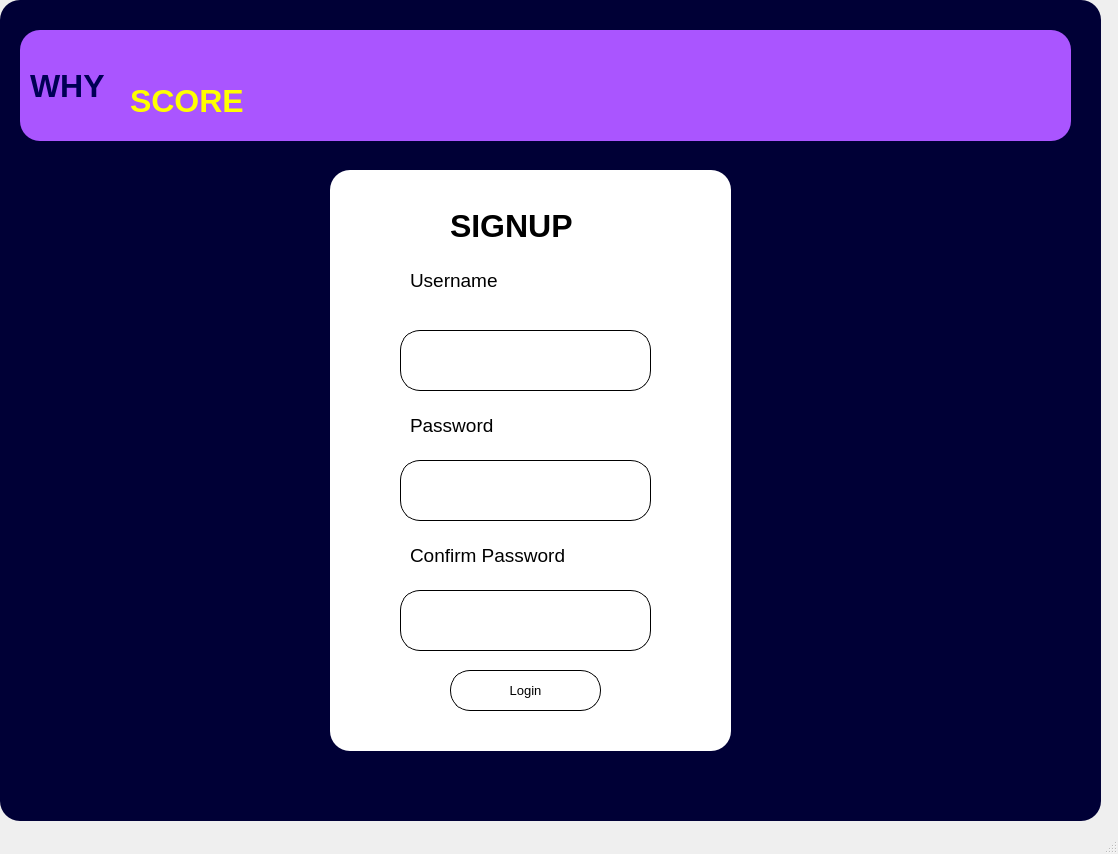
<?xml version="1.0" encoding="UTF-8"?>
<ui version="4.0">
 <class>MainWindow</class>
 <widget class="QMainWindow" name="MainWindow">
  <property name="geometry">
   <rect>
    <x>0</x>
    <y>0</y>
    <width>1118</width>
    <height>854</height>
   </rect>
  </property>
  <property name="windowTitle">
   <string>MainWindow</string>
  </property>
  <widget class="QWidget" name="centralwidget">
   <widget class="QFrame" name="frame_2">
    <property name="geometry">
     <rect>
      <x>0</x>
      <y>0</y>
      <width>1101</width>
      <height>821</height>
     </rect>
    </property>
    <property name="styleSheet">
     <string notr="true">background-color: rgb(0, 0, 54);
border-radius:20;
</string>
    </property>
    <property name="frameShape">
     <enum>QFrame::StyledPanel</enum>
    </property>
    <property name="frameShadow">
     <enum>QFrame::Raised</enum>
    </property>
    <widget class="QFrame" name="frame_4">
     <property name="geometry">
      <rect>
       <x>20</x>
       <y>30</y>
       <width>1051</width>
       <height>111</height>
      </rect>
     </property>
     <property name="styleSheet">
      <string notr="true">background-color: rgb(170, 85, 255);</string>
     </property>
     <property name="frameShape">
      <enum>QFrame::StyledPanel</enum>
     </property>
     <property name="frameShadow">
      <enum>QFrame::Raised</enum>
     </property>
     <widget class="QLineEdit" name="lineEdit">
      <property name="geometry">
       <rect>
        <x>20</x>
        <y>40</y>
        <width>113</width>
        <height>22</height>
       </rect>
      </property>
     </widget>
     <widget class="QLabel" name="label_7">
      <property name="geometry">
       <rect>
        <x>10</x>
        <y>30</y>
        <width>101</width>
        <height>51</height>
       </rect>
      </property>
      <property name="font">
       <font>
        <pointsize>24</pointsize>
        <weight>75</weight>
        <bold>true</bold>
       </font>
      </property>
      <property name="styleSheet">
       <string notr="true">color: rgb(0, 0, 85);</string>
      </property>
      <property name="text">
       <string>WHY</string>
      </property>
     </widget>
     <widget class="QLabel" name="label_9">
      <property name="geometry">
       <rect>
        <x>110</x>
        <y>50</y>
        <width>151</width>
        <height>41</height>
       </rect>
      </property>
      <property name="font">
       <font>
        <pointsize>24</pointsize>
        <weight>75</weight>
        <bold>true</bold>
       </font>
      </property>
      <property name="styleSheet">
       <string notr="true">color: rgb(255, 255, 0);</string>
      </property>
      <property name="text">
       <string>SCORE</string>
      </property>
     </widget>
     <widget class="QLabel" name="label_10">
      <property name="geometry">
       <rect>
        <x>270</x>
        <y>30</y>
        <width>81</width>
        <height>61</height>
       </rect>
      </property>
      <property name="text">
       <string/>
      </property>
      <property name="pixmap">
       <pixmap>../../../../Users/victus/Downloads/soccer-player.png</pixmap>
      </property>
      <property name="scaledContents">
       <bool>true</bool>
      </property>
     </widget>
    </widget>
    <widget class="QFrame" name="frame_8">
     <property name="geometry">
      <rect>
       <x>330</x>
       <y>170</y>
       <width>401</width>
       <height>581</height>
      </rect>
     </property>
     <property name="styleSheet">
      <string notr="true">background-color: rgb(255, 255, 255);</string>
     </property>
     <property name="frameShape">
      <enum>QFrame::Box</enum>
     </property>
     <property name="frameShadow">
      <enum>QFrame::Raised</enum>
     </property>
     <widget class="Line" name="line">
      <property name="geometry">
       <rect>
        <x>10</x>
        <y>450</y>
        <width>171</width>
        <height>16</height>
       </rect>
      </property>
      <property name="orientation">
       <enum>Qt::Horizontal</enum>
      </property>
     </widget>
     <widget class="Line" name="line_2">
      <property name="geometry">
       <rect>
        <x>200</x>
        <y>360</y>
        <width>118</width>
        <height>3</height>
       </rect>
      </property>
      <property name="styleSheet">
       <string notr="true">color: rgb(0, 0, 0)</string>
      </property>
      <property name="orientation">
       <enum>Qt::Horizontal</enum>
      </property>
     </widget>
     <widget class="Line" name="line_3">
      <property name="geometry">
       <rect>
        <x>490</x>
        <y>230</y>
        <width>118</width>
        <height>3</height>
       </rect>
      </property>
      <property name="frameShadow">
       <enum>QFrame::Plain</enum>
      </property>
      <property name="orientation">
       <enum>Qt::Horizontal</enum>
      </property>
     </widget>
     <widget class="QLineEdit" name="lineEdit_2">
      <property name="geometry">
       <rect>
        <x>70</x>
        <y>160</y>
        <width>251</width>
        <height>61</height>
       </rect>
      </property>
      <property name="styleSheet">
       <string notr="true">border: 1px solid black;</string>
      </property>
     </widget>
     <widget class="QLineEdit" name="lineEdit_3">
      <property name="geometry">
       <rect>
        <x>70</x>
        <y>290</y>
        <width>251</width>
        <height>61</height>
       </rect>
      </property>
      <property name="styleSheet">
       <string notr="true">border: 1px solid black;</string>
      </property>
     </widget>
     <widget class="QLabel" name="label">
      <property name="geometry">
       <rect>
        <x>80</x>
        <y>80</y>
        <width>151</width>
        <height>61</height>
       </rect>
      </property>
      <property name="font">
       <font>
        <pointsize>14</pointsize>
       </font>
      </property>
      <property name="text">
       <string>Username</string>
      </property>
     </widget>
     <widget class="QLabel" name="label_2">
      <property name="geometry">
       <rect>
        <x>80</x>
        <y>230</y>
        <width>141</width>
        <height>51</height>
       </rect>
      </property>
      <property name="font">
       <font>
        <pointsize>14</pointsize>
       </font>
      </property>
      <property name="text">
       <string>Password</string>
      </property>
     </widget>
     <widget class="QPushButton" name="ptdLogin">
      <property name="geometry">
       <rect>
        <x>120</x>
        <y>500</y>
        <width>151</width>
        <height>41</height>
       </rect>
      </property>
      <property name="font">
       <font>
        <pointsize>10</pointsize>
       </font>
      </property>
      <property name="styleSheet">
       <string notr="true">border: 1px solid black;</string>
      </property>
      <property name="text">
       <string>Login</string>
      </property>
     </widget>
     <widget class="QLabel" name="label_3">
      <property name="geometry">
       <rect>
        <x>120</x>
        <y>30</y>
        <width>231</width>
        <height>51</height>
       </rect>
      </property>
      <property name="font">
       <font>
        <pointsize>24</pointsize>
        <weight>75</weight>
        <bold>true</bold>
       </font>
      </property>
      <property name="text">
       <string>SIGNUP</string>
      </property>
     </widget>
     <widget class="QLineEdit" name="lineEdit_4">
      <property name="geometry">
       <rect>
        <x>70</x>
        <y>420</y>
        <width>251</width>
        <height>61</height>
       </rect>
      </property>
      <property name="styleSheet">
       <string notr="true">border: 1px solid black;</string>
      </property>
     </widget>
     <widget class="QLabel" name="label_4">
      <property name="geometry">
       <rect>
        <x>80</x>
        <y>360</y>
        <width>201</width>
        <height>51</height>
       </rect>
      </property>
      <property name="font">
       <font>
        <pointsize>14</pointsize>
       </font>
      </property>
      <property name="text">
       <string>Confirm Password</string>
      </property>
     </widget>
    </widget>
   </widget>
  </widget>
  <widget class="QMenuBar" name="menubar">
   <property name="geometry">
    <rect>
     <x>0</x>
     <y>0</y>
     <width>1118</width>
     <height>26</height>
    </rect>
   </property>
  </widget>
  <widget class="QStatusBar" name="statusbar"/>
 </widget>
 <resources/>
 <connections/>
</ui>
